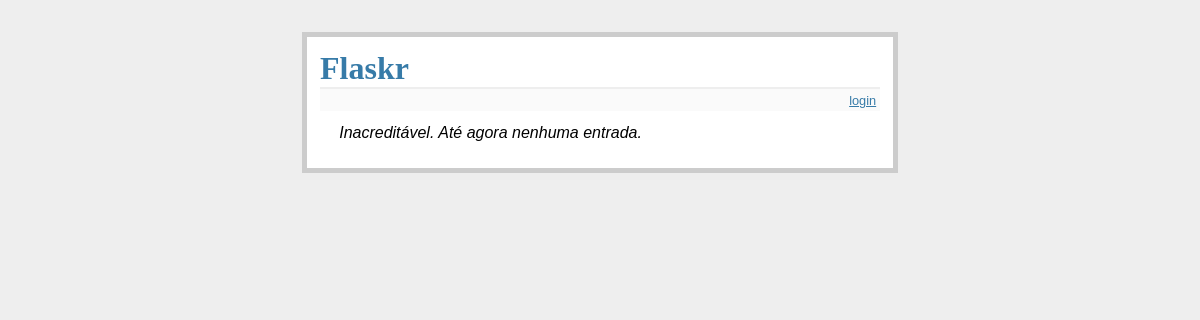
Before: / with the older database file.
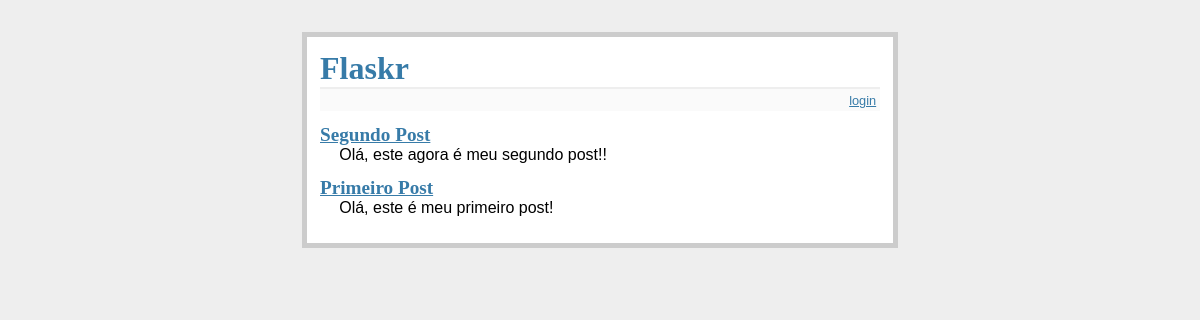
After: the same page with the newer database file.
### tables this page shows
CREATE TABLE posts(
    id INTEGER PRIMARY KEY autoincrement,
    titulo string not null,
    texto string not null,
    data_criacao TIMESTAMP NULL default current_timestamp
);

### app.py (the view)
@app.route('/')
def exibir_entradas():
    sql = "SELECT titulo, texto, data_criacao FROM posts ORDER BY id DESC"
    resultado = g.db.execute(sql)
    entradas = []
    for titulo, texto, data_criacao in resultado.fetchall():
        entradas.append({
            "titulo": titulo,
            "texto": texto,
            "data_criacao": data_criacao
        })
    return render_template('exibir_entradas.html', entradas = entradas)

### app.py (called while the page is built)
def conectar():
    return sqlite3.connect(DATABASE)

@app.before_request
def before_request():
    g.db = conectar()

@app.teardown_request
def teardown_request(f):
    g.db.close()

### templates/exibir_entradas.html (shortened to what this page needs)
{% extends "layout.html" %}
{% block corpo %}
    <ul class="entradas">
        {% for entrada in entradas %}
            <li>
                <a href="{{ url_for('exibir_entrada', id=loop.revindex) }}"><h2>{{ entrada.titulo }}</h2></a>
                {{ entrada.texto|safe |truncate(50) }}
            </li>
        {% else %}
            <li><em>Inacreditável. Até agora nenhuma entrada.</em></li>
        {% endfor %}
    </ul>
{% endblock %}

### templates/layout.html (shortened to what this page needs)
<!doctype html5>
<html>
    <head>
        <link rel="stylesheet" type="text/css"
      href="{{ url_for('static', filename='estilo.css') }}">
    </head>
    <body>
        <div class="pagina">
            <h1>Flaskr</h1>
            <div class="metanav">
                {% if not session.logado %}
                    <a href="{{ url_for('login') }}">login</a>
                {% else %}
                    <a href="{{ url_for('logout') }}">logout</a>
                {% endif %}
            </div>
            {% block corpo %}
            {% endblock %}
        </div>
    </body>
</html>

### static/estilo.css (style rules this page uses)
body { font-family: sans-serif; background: #eee; }
a, h1, h2 { color: #377BA8; }
h1, h2 { font-family: 'Georgia', serif; margin: 0; }
h1 { border-bottom: 2px solid #eee; }
h2 { font-size: 1.2em; }
.pagina { margin: 2em auto; width: 35em; border: 5px solid #ccc; padding: 0.8em; background: white; }
.entradas { list-style: none; margin: 0; padding: 0; }
.entradas li { margin: 0.8em 1.2em; }
.entradas li h2 { margin-left: -1em; }
.metanav { text-align: right; font-size: 0.8em; padding: 0.3em; margin-bottom: 1em; background: #fafafa; }

Changed rows visible on the page:
added posts: titulo "Segundo Post", texto "Olá, este agora é meu segundo post!!"
added posts: titulo "Primeiro Post", texto "Olá, este é meu primeiro post!"
Other visible differences:
text no longer shown: "Inacreditável. Até agora nenhuma entrada."
